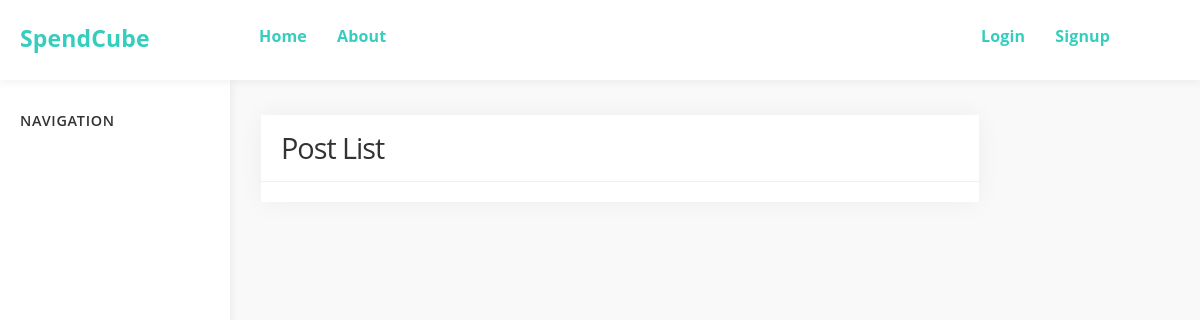
The app's page /, older data.
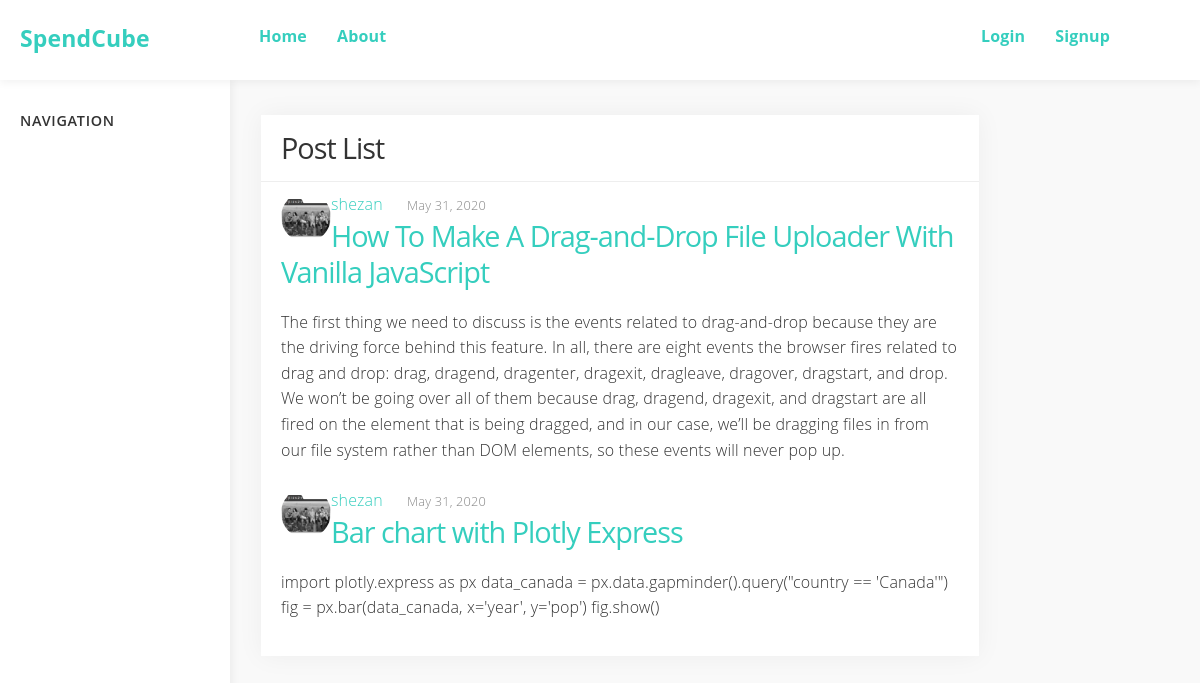
The same page, newer data.
### post/models.py (models this page shows, shortened)
class Post(models.Model):
    title = models.CharField(max_length=100)
    content = models.TextField()
    date_posted = models.DateTimeField(default=timezone.now)
    author = models.ForeignKey(User, on_delete=models.CASCADE)

### users/models.py (models this page shows, shortened)
class Profile(models.Model):
    user = models.OneToOneField(User, on_delete=models.CASCADE)
    image = models.ImageField(default='default.jpg', upload_to='profile_pics')

### post/views.py (the view)
# urls.py: path('', PostListView.as_view(), name='home'),
class PostListView(ListView):
    model = Post
    template_name = 'post/home.html'
    context_object_name = 'posts'
    ordering = ['-date_posted']
    paginate_by = 3

### post/templates/post/home.html (shortened to what this page needs)
{% extends 'post/base.html' %}
{% block content_title %}
Post List
{% endblock content_title %}
{% block content_body %}
{% for post in posts %}
<article class="media content-section">
  <img src="{{ post.author.profile.image.url }}" alt="profile photo" class="circle float-left profile-photo p-4"
    width="50" height="">
  <div class="media-body">
    <div class="article-metadata">
      <a class="mr-2" href="{% url 'user_posts' post.author.username %}">{{ post.author }}</a>
      <small class="text-muted">{{ post.date_posted|date:"F d, Y" }}</small>
    </div>
    <h2><a class="article-title" href="{% url 'post_detail' post.id %}">{{ post.title }}</a></h2>
    <p class="article-content">{{ post.content }}</p>
  </div>
</article>
{% endfor %}
{% endblock content_body %}

Row changes from the older to the newer data that the page shows:
added Post: author.profile.image (picture), author "shezan", date_posted "May 31, 2020", title "How To Make A Drag-and-Drop File Uploader With Vanilla JavaScript", content "The first thing we need to discuss is the events related to drag-and-drop because they are the driving force behind this feature. In all, there are eight events the browser fires related to drag and drop: drag, dragend, dragenter, dragexit, dragleave, dragover, dragstart, and drop. We won’t be going over all of them because drag, dragend, dragexit, and dragstart are all fired on the element that is being dragged, and in our case, we’ll be dragging files in from our file system rather than DOM elements, so these events will never pop up."
added Post: author.profile.image (picture), author "shezan", date_posted "May 31, 2020", title "Bar chart with Plotly Express", content "import plotly.express as px data_canada = px.data.gapminder().query(\"country == 'Canada'\") fig = px.bar(data_canada, x='year', y='pop') fig.show()"
